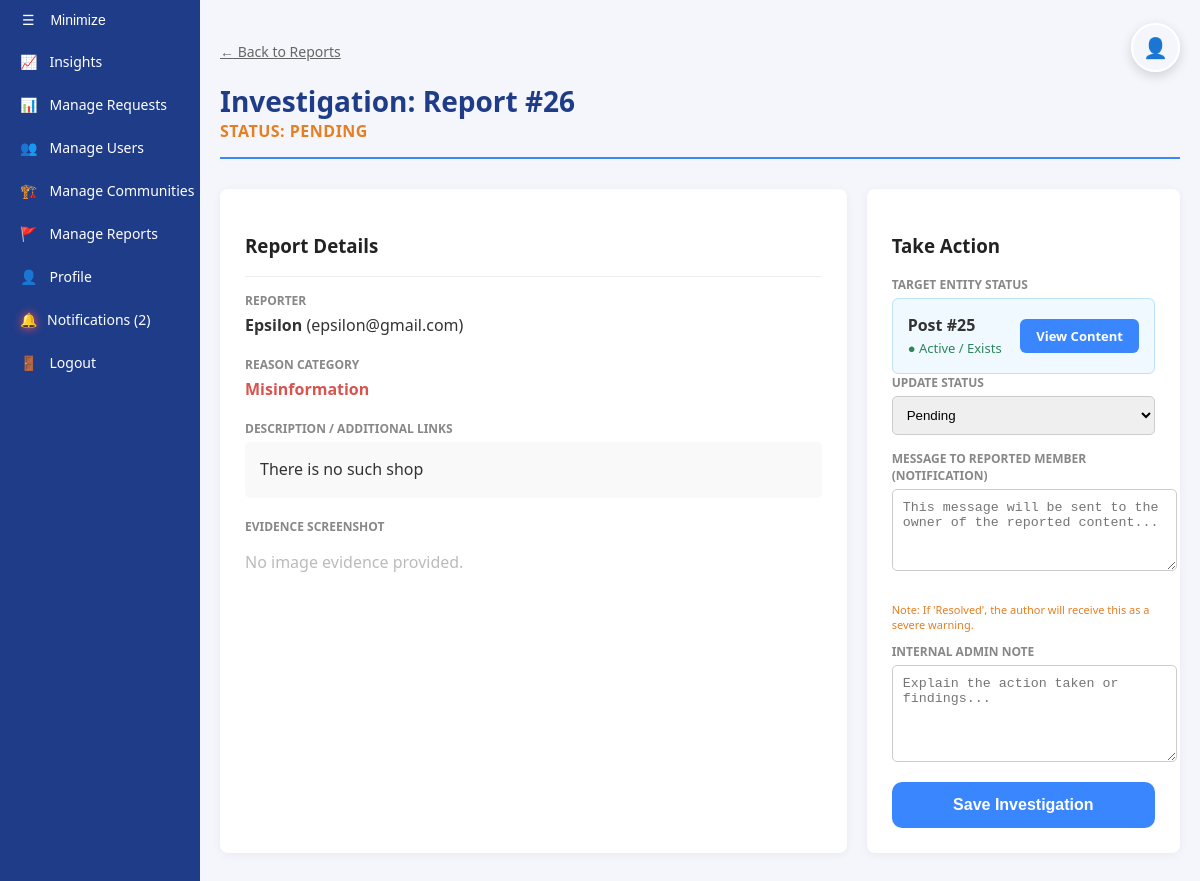
The app's page /views/view_report_detail.php?id=26 (signed in) with its own data.
### tables this page shows
CREATE TABLE `reports` (
  `id` int(11) NOT NULL,
  `reporter_email` varchar(255) NOT NULL,
  `item_type` enum('material','post','user','community') NOT NULL,
  `item_id` int(11) NOT NULL,
  `reason_category` varchar(100) NOT NULL,
  `description` text NOT NULL,
  `evidence_file` varchar(255) DEFAULT NULL,
  `status` enum('pending','under_review','resolved','dismissed') DEFAULT 'pending',
  `admin_note` text DEFAULT NULL,
  `created_at` timestamp NOT NULL DEFAULT current_timestamp(),
  `updated_at` timestamp NOT NULL DEFAULT current_timestamp() ON UPDATE current_timestamp()
);

CREATE TABLE `users` (
  `id` int(11) NOT NULL,
  `fullname` varchar(100) NOT NULL,
  `email` varchar(100) NOT NULL,
  `google_id` varchar(255) DEFAULT NULL,
  `password` varchar(255) NOT NULL,
  `role` enum('user','admin') NOT NULL DEFAULT 'user',
  `created_at` timestamp NOT NULL DEFAULT current_timestamp(),
  `last_activity` datetime DEFAULT current_timestamp(),
  `ban_until` datetime DEFAULT NULL
);

### views/view_report_detail.php (the view, shortened to what this page needs)
<?php
include('../includes/db.php');
$report_id = isset($_GET['id']) ? (int)$_GET['id'] : 0;
$sql = "SELECT r.*, u.fullname as reporter_name
        FROM reports r
        JOIN users u ON r.reporter_email = u.email
        WHERE r.id = ?";
$stmt = mysqli_prepare($conn, $sql);
mysqli_stmt_bind_param($stmt, "i", $report_id);
mysqli_stmt_execute($stmt);
$report = mysqli_fetch_assoc(mysqli_stmt_get_result($stmt));
$target_exists = false;
$target_link = "#";
$item_id = $report['item_id'];
$item_type = $report['item_type'];
switch ($item_type) {
    case 'post':
        $check_sql = "SELECT id FROM posts WHERE id = ?";
        $c_stmt = mysqli_prepare($conn, $check_sql);
        mysqli_stmt_bind_param($c_stmt, "i", $item_id);
        mysqli_stmt_execute($c_stmt);
        if (mysqli_num_rows(mysqli_stmt_get_result($c_stmt)) > 0) {
            $target_exists = true;
            $target_link = "view_post.php?id=" . $item_id;
        }
        break;
}
?>
<!DOCTYPE html>
<html lang="en">
<head>
    <link rel="stylesheet" href="../assets/css/dashboards.css?v=<?php echo time(); ?>">
</head>
<body>
<?php include '../includes/navbar.php'; ?>
<div class="main-content" id="main">
    <div class="dashboard-container">
        <a href="manage_reports.php" class="btn-back">← Back to Reports</a>
        <header class="dashboard-header" style="margin-top: 20px;">
            <h1>Investigation: Report #<?php echo $report_id; ?></h1>
            <span class="status-indicator status-<?php echo $report['status']; ?>">
                Status: <?php echo ucfirst(str_replace('_', ' ', $report['status'])); ?>
            </span>
        </header>
        <div class="report-detail-grid">
            <div class="detail-card">
                <h3>Report Details</h3>
                <hr style="margin: 15px 0; border: 0; border-top: 1px solid #eee;">
                <span class="info-label">Reporter</span>
                <span class="info-value">
                    <strong><?php echo htmlspecialchars($report['reporter_name']); ?></strong>
                    (<?php echo htmlspecialchars($report['reporter_email']); ?>)
                </span>
                <span class="info-label">Reason Category</span>
                <span class="info-value" style="color: #d9534f; font-weight: 600;">
                    <?php echo htmlspecialchars($report['reason_category']); ?>
                </span>
                <span class="info-label">Description / Additional Links</span>
                <div class="info-value" style="background: #f9f9f9; padding: 15px; border-radius: 5px; line-height: 1.6;">
                    <?php echo nl2br(htmlspecialchars($report['description'])); ?>
                </div>
                <span class="info-label">Evidence Screenshot</span>
                <div class="info-value">
                    <?php if($report['evidence_file']): ?>
                        <a href="../uploads/evidence/<?php echo $report['evidence_file']; ?>" target="_blank">
                            <img src="../uploads/evidence/<?php echo $report['evidence_file']; ?>" class="evidence-preview" alt="Evidence">
                        </a>
                    <?php else: ?>
                        <p style="color: #bbb;">No image evidence provided.</p>
                    <?php endif; ?>
                </div>
            </div>
            <div class="detail-card">
                <h3>Take Action</h3>
                <form method="POST" action="../api/admin_report_handler.php">
                    <div class="form-group">
                        <label class="info-label">Target Entity Status</label>
                        <div style="padding: 15px; border-radius: 6px; background: <?php echo $target_exists ? '#f0f9ff' : '#fff1f1'; ?>; border: 1px solid <?php echo $target_exists ? '#bee3f8' : '#fed7d7'; ?>;">
                            <div style="display: flex; justify-content: space-between; align-items: center;">
                                <div>
                                    <strong style="color: #333;"><?php echo ucfirst($item_type); ?> #<?php echo $item_id; ?></strong><br>
                                    <?php if ($target_exists): ?>
                                        <span style="color: #2f855a; font-size: 13px;">● Active / Exists</span>
                                    <?php else: ?>
                                        <span style="color: #c53030; font-size: 13px;">● Deleted / Not Found</span>
                                    <?php endif; ?>
                                </div>
                                <?php if ($target_exists): ?>
                                    <a href="<?php echo $target_link; ?>" target="_blank" class="btn-small" style="background: #3a86ff;">View Content</a>
                                <?php endif; ?>
                            </div>
                        </div>
                    </div>
                    <div class="form-group">
                        <label for="status" class="info-label">Update Status</label>
                        <select name="status" id="statusSelect" class="status-select" onchange="autoFillMessage()">
                            <option value="pending" <?php if($report['status'] == 'pending') echo 'selected'; ?>>Pending</option>
                        </select>
                    </div>
                    <div class="form-group" id="userMsgGroup">
                        <label for="user_message" class="info-label">Message to Reported Member (Notification)</label>
                        <textarea name="user_message" id="userMessage" rows="4" class="status-select"
                                  placeholder="This message will be sent to the owner of the reported content..."></textarea>
                        <p style="font-size: 11px; color: #e67e22;">
                            Note: If 'Resolved', the author will receive this as a severe warning.
                        </p>
                    </div>
                    <div class="form-group">
                        <label for="admin_note" class="info-label">Internal Admin Note</label>
                        <textarea name="admin_note" rows="5" class="status-select" placeholder="Explain the action taken or findings..."><?php echo htmlspecialchars($report['admin_note'] ?? ''); ?></textarea>
                    </div>
                    <button type="submit" name="update_status" class="btn-submit" style="width: 100%; background: #3a86ff; color: white;">
                        Save Investigation
                    </button>
                </form>
            </div>
        </div>
    </div>
</div>
</body>
</html>

### assets/css/dashboards.css (style rules this page uses)
.dashboard-container { max-width: 1000px; margin: 20px auto; padding: 20px; }
.dashboard-header { margin-bottom: 30px; border-bottom: 2px solid #3a86ff; padding-bottom: 15px; }
.dashboard-header h1 { font-size: 28px; color: #1f3c88; margin: 0; }
.status-indicator { font-weight: 600; text-transform: uppercase; letter-spacing: 0.5px; }
.status-pending { color: #e67e22; }

### assets/css/global.css (style rules this page uses)
:root { --primary-blue: #1f3c88; --accent-blue: #3a86ff; --bg-light: #f4f6fb; --text-dark: #222; --white: #ffffff; --shadow: 0 4px 12px rgba(0,0,0,0.05); --primary: #1f3c88; --accent: #3a86ff; --text-main: #2d3436; --text-light: #636e72; }
body { margin: 0; font-family: 'Segoe UI', Arial, sans-serif; background: var(--bg-light); color: var(--text-dark); }
.btn-small { display: inline-block; padding: 8px 16px; background: #3a86ff; color: white; text-decoration: none; border-radius: 6px; font-size: 13px; font-weight: 600; transition: background 0.2s; }
.btn-back { background: none; border: none; color: #666; cursor: pointer; font-size: 14px; }
.btn-submit { width: 100%; padding: 14px; background: linear-gradient(135deg, #3a86ff 0%, #2563eb 100%); color: white; border: none; border-radius: 10px; font-size: 16px; font-weight: 700; cursor: pointer; transition: transform 0.2s, box-shadow 0.2s; display: flex; justify-content: center; align-items: center; gap: 10px; }
.main-content { margin-left: 200px; transition: margin-left 0.3s ease; }

### views/view_report_detail.php (style rules this page uses)
.report-detail-grid { display: grid; grid-template-columns: 2fr 1fr; gap: 20px; margin-top: 20px; }
.detail-card { background: white; padding: 25px; border-radius: 8px; box-shadow: 0 2px 10px rgba(0,0,0,0.05); }
.info-label { color: #888; font-size: 12px; text-transform: uppercase; font-weight: bold; margin-bottom: 5px; display: block; }
.info-value { font-size: 16px; margin-bottom: 20px; display: block; color: #333; }
.status-select { width: 100%; padding: 10px; border-radius: 5px; border: 1px solid #ccc; margin-bottom: 15px; }

### records on screen
reports: status "PENDING", users.fullname "Epsilon", reporter_email "epsilon@gmail.com", reason_category "Misinformation", description "There is no such shop", item_type "Post", item "25", status "Pending"

### other values on screen
$unread_count "2"
$report_id "26"
